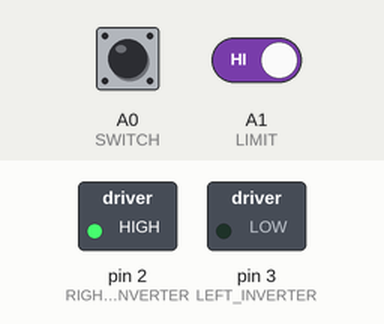
The sketch below on a simulated Arduino Uno, built with avr-gcc and run on an emulated ATmega328P. Shown: switched loads named in the sketch (green lamp = pin HIGH). Dashed ring = blinking. The inputs (shaded band) are chosen by the test bench; at power-on: A0 (SWITCH) HIGH, A1 (LIMIT) HIGH.

Above: at 1.2 s.
1.3 s: A0 (SWITCH) pulled LOW for 3.2 s
At 2.5 s:
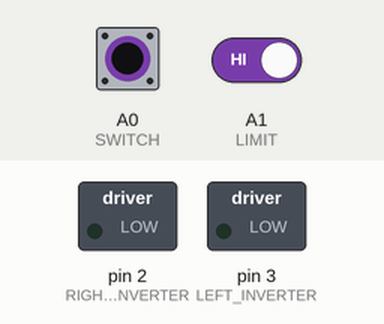
At 4.94 s:
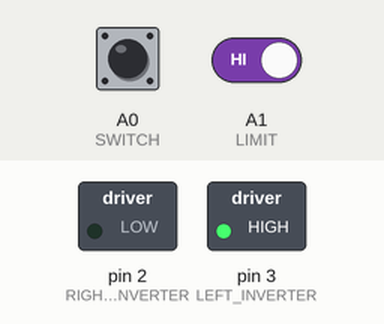
Timing chart, 0 to 12.0 s (numbered marks = the images above; inputs shaded):
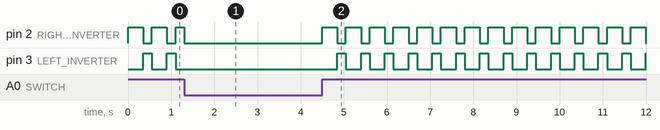

Measured:
- by itself, pin 2 (RIGHT_INVERTER): repeats every 0.55 s: HIGH 0.35 s, LOW 0.20 s

The sketch:

flipSwitchAngry.ino
```cpp
const byte LEFT_INVERTER = 3;
const byte RIGHT_INVERTER = 2;
const byte SWITCH = A0;
const byte LIMIT = A1;
unsigned long prevMillis;
unsigned long currentMillis;
unsigned long passedTime;

void setup() {
  pinMode(LEFT_INVERTER, OUTPUT);
  pinMode(RIGHT_INVERTER, OUTPUT);
  digitalWrite(LEFT_INVERTER, LOW);
  digitalWrite(RIGHT_INVERTER, LOW);
  pinMode(SWITCH, INPUT_PULLUP);
  pinMode(LIMIT, INPUT_PULLUP);
  passedTime = 0;
  prevMillis = 0;
  currentMillis = 0;
}

void loop() {
  currentMillis = millis();
  if (digitalRead(SWITCH) == HIGH) { // swtich flipped
    passedTime = passedTime + currentMillis - prevMillis;
    if (passedTime >= 350 && passedTime < 550) { // motor reverse
      digitalWrite(LEFT_INVERTER, HIGH);
      digitalWrite(RIGHT_INVERTER, LOW);
    }else if(passedTime < 350){ // motor forward
      digitalWrite(LEFT_INVERTER, LOW);
      digitalWrite(RIGHT_INVERTER, HIGH);
    }else if(passedTime >= 550){ // set motor and reset timer
      digitalWrite(LEFT_INVERTER, LOW);
      digitalWrite(RIGHT_INVERTER, LOW);
      passedTime = 0;
    }
  } else if (digitalRead(LIMIT) == LOW) { // limit switch unpressed
    digitalWrite(LEFT_INVERTER, HIGH);
    digitalWrite(RIGHT_INVERTER, LOW);
    passedTime = 0;
  } else { // stop motor
    digitalWrite(LEFT_INVERTER, LOW);
    digitalWrite(RIGHT_INVERTER, LOW);
    passedTime = 0;
  }
  prevMillis = currentMillis;
}
```
